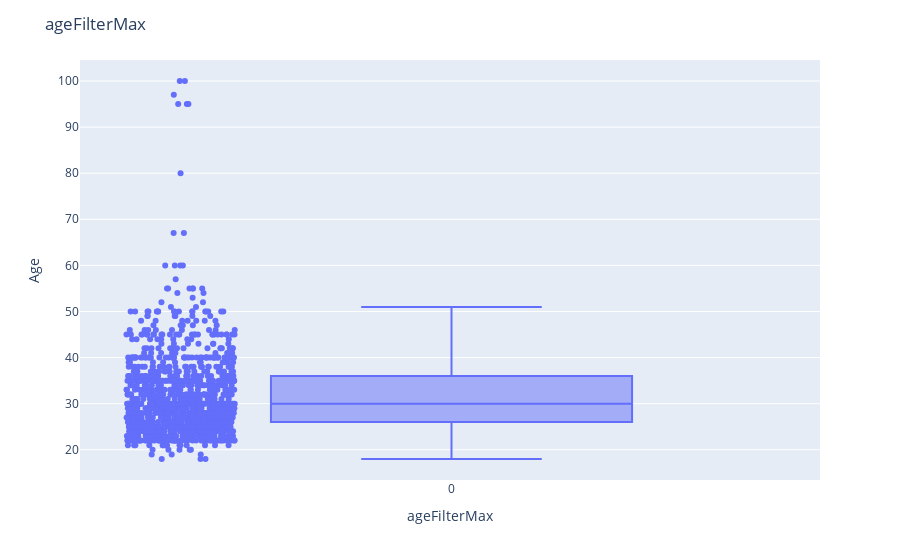

The cell this chart's notebook holds for it:
### Code cell
# Remove outliers of value 1000
ageFilterMax = np.delete(ageFilterMax, np.where(ageFilterMax == 1000))

# Get statistics for ageFilterMax
ageFilterMax = np.array(ageFilterMax)
print(f"ageFilterMax\n\nmean: {ageFilterMax.mean()}\nmax: {ageFilterMax.max()}\nmin: {ageFilterMax.min()}\nstd: {ageFilterMax.std()}\nmedian: {np.median(ageFilterMax)}")

# Show boxplot to show distribution
fig = px.box(ageFilterMax, points="all")
fig.update_layout(title="ageFilterMax", xaxis_title="ageFilterMax", yaxis_title="Age")
fig.show()

### Figure 1 — Plotly figure (JSON) as saved in the notebook; plotly's stock layout.template omitted (floating-point values rounded to 4 significant figures; data arrays with more than 128 entries replaced by an {"elided": "..."} marker saying what was removed)
{"data": [{"alignmentgroup": "True", "boxpoints": "all", "hovertemplate": "variable=%{x}<br>value=%{y}<extra></extra>", "legendgroup": "", "marker": {"color": "#636efa"}, "name": "", "notched": false, "offsetgroup": "", "orientation": "v", "showlegend": false, "type": "box", "x": {"elided": "1130 str values"}, "x0": " ", "xaxis": "x", "y": {"elided": "1130 int values"}, "y0": " ", "yaxis": "y"}], "layout": {"boxmode": "group", "legend": {"tracegroupgap": 0}, "margin": {"t": 60}, "title": {"text": "ageFilterMax"}, "xaxis": {"anchor": "y", "domain": [0, 1], "title": {"text": "ageFilterMax"}}, "yaxis": {"anchor": "x", "domain": [0, 1], "title": {"text": "Age"}}}}
